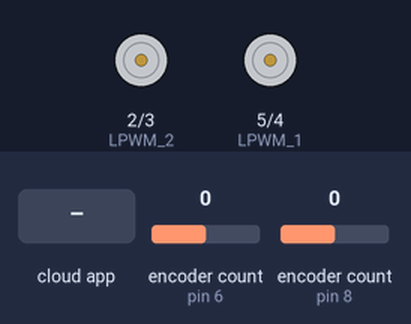
Bench run of a program on a simulated Teensy 4. Shown: motor-driver pin pairs drawn as motors (green arrow = first pin HIGH = forward, orange = second pin HIGH = backward, longer = more drive). Inputs (shaded band) come from the test bench; at power-on: encoder count (sensors on pin 6, pin 8) 0. The ROS host is connected and sends only what is stated.

Above: at 3.2 s.
3.3 s: the phone or cloud app sets linear.x to -100
At 3.8 s:
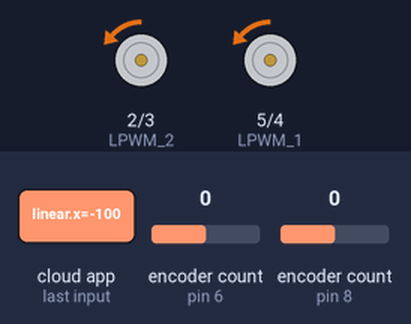
4.8 s: the phone or cloud app sets angular.z to -100
At 6.0 s:
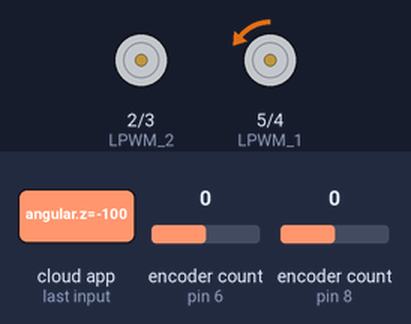
6.3 s: the phone or cloud app sets linear.x to 0
At 7.3 s:
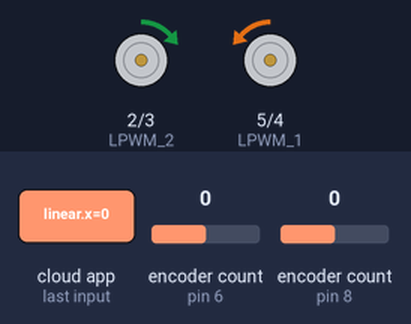
7.8 s: the phone or cloud app sets angular.z to 100
At 8.4 s:
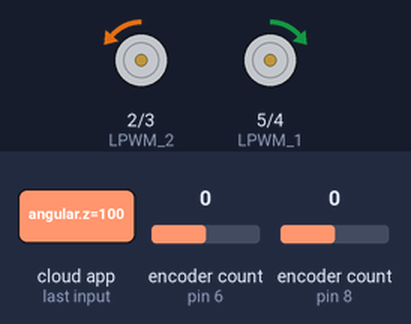
9.3 s: the phone or cloud app sets linear.x to 100
At 9.6 s:
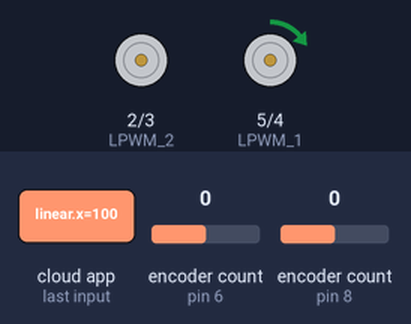
10.8 s: the phone or cloud app sets angular.z to 0
At 11.9 s:
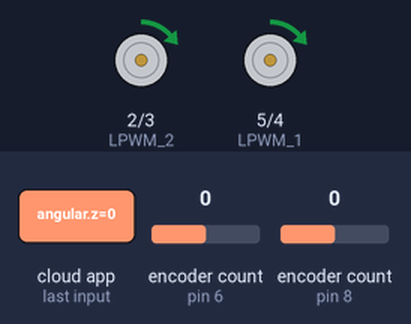
Timing chart, 0 to 13.3 s (numbered marks = the images above; inputs shaded):
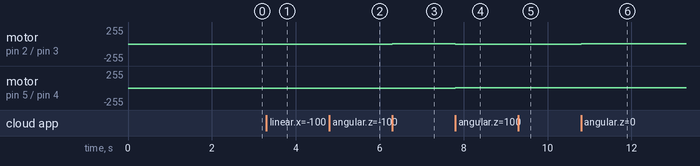

The program:

main.cpp
```cpp
#include <Arduino.h>
#include <Encoder.h>
#include <micro_ros_platformio.h>

#include <rcl/rcl.h>
#include <rclc/rclc.h>
#include <rclc/executor.h>

#include <std_msgs/msg/int32.h>
#include <std_msgs/msg/float32_multi_array.h>
#include <std_msgs/msg/bool.h>
#include <geometry_msgs/msg/twist.h>

#if !defined(MICRO_ROS_TRANSPORT_ARDUINO_SERIAL)
#error This example is only avaliable for Arduino framework with serial transport.
#endif

#define LPWM_1 5
#define RPWM_1 4
#define LPWM_2 2
#define RPWM_2 3


Encoder enc1(6,7);
Encoder enc2(8,9);

rcl_publisher_t encoder_readings_pub_;
rcl_publisher_t check_pub_;

rcl_subscription_t wheel_vel_sub_;
rcl_subscription_t pid_values_sub_;

std_msgs__msg__Float32MultiArray encoder_readings_;
std_msgs__msg__Bool check_;
geometry_msgs__msg__Twist wheel_vel_;
std_msgs__msg__Float32MultiArray pid_values_;

rclc_executor_t executor;
rclc_support_t support;
rcl_allocator_t allocator;

rcl_node_t mc_node;
rcl_timer_t encoder_readings_timer;
rcl_timer_t check_timer;

float linear_vel;
float angular_vel;
float pid_values[4] = {0};

float v1 = 0, v2 = 0;

#define RCCHECK(fn) { rcl_ret_t temp_rc = fn; if((temp_rc != RCL_RET_OK)){error_loop();}}
#define RCSOFTCHECK(fn) { rcl_ret_t temp_rc = fn; if((temp_rc != RCL_RET_OK)){}}

// Error handle loop
void error_loop() {
  while(1) {
    delay(100);
  }
}

void enc_read_callback(rcl_timer_t * timer, int64_t last_call_time) {
  RCLC_UNUSED(last_call_time);
  if (timer != NULL) {
    RCSOFTCHECK(rcl_publish(&encoder_readings_pub_, &encoder_readings_, NULL));
  }
}

void check_callback(rcl_timer_t * timer, int64_t last_call_time) {
  RCLC_UNUSED(last_call_time);
  if (timer != NULL) {
    RCSOFTCHECK(rcl_publish(&check_pub_, &check_, NULL));
  }
}

void wheel_vel_callback(const void * msgin)
{
  if(msgin == NULL){
    return;
  }
  const geometry_msgs__msg__Twist * msg = (const geometry_msgs__msg__Twist *)msgin;

  if(isnan(msg->linear.x) || isnan(msg->angular.z)){
    return;
  }

  linear_vel = msg->linear.x;
  angular_vel = msg->angular.z;
}

void pid_callback(const void * msgin)
{
  if(msgin == NULL){
    return;
  }

  const std_msgs__msg__Float32MultiArray * msg = (const std_msgs__msg__Float32MultiArray *)msgin;

  if((msg->data.data == NULL) || (msg->data.size < 4)){
    return;
  }

  pid_values[0] = msg->data.data[0];
  pid_values[1] = msg->data.data[1];
  pid_values[2] = msg->data.data[2];
  pid_values[3] = msg->data.data[3];
}

void encoderReadings(){
  encoder_readings_.data.data[0] = enc1.read();
  encoder_readings_.data.data[1] = enc2.read();
}

void moveMotors(){
      v1 = linear_vel + angular_vel;
      v2 = linear_vel - angular_vel;

  // if(v1 > 50){
  //   v1 = 50;
  // }
  // if(v2 > 50){
  //   v2 = 50;
  // }

  if(v1 > 0){
    analogWrite(LPWM_1, v1);
    analogWrite(RPWM_1, 0);
  }
  else{
    analogWrite(LPWM_1, 0);
    analogWrite(RPWM_1, abs(v1));
  }

  if(v2 > 0){
    analogWrite(LPWM_2, v2);
    analogWrite(RPWM_2, 0);
  }
  else{
    analogWrite(LPWM_2, 0);
    analogWrite(RPWM_2, abs(v2));
  }
}

void setup() {
  // Configure serial transport
  Serial.begin(115200);
  set_microros_serial_transports(Serial);
  delay(2000);

  pinMode(LPWM_1, OUTPUT);

  allocator = rcl_get_default_allocator();

  //create init_options
  RCCHECK(rclc_support_init(&support, 0, NULL, &allocator));

  // create node
  RCCHECK(rclc_node_init_default(&mc_node, "micro_ros_node", "", &support));

  // create publisher
  RCCHECK(rclc_publisher_init_default(
    &encoder_readings_pub_,
    &mc_node,
    ROSIDL_GET_MSG_TYPE_SUPPORT(std_msgs, msg, Float32MultiArray),
    "wheel_encoders"));

  // create publisher
  RCCHECK(rclc_publisher_init_default(
    &check_pub_,
    &mc_node,
    ROSIDL_GET_MSG_TYPE_SUPPORT(std_msgs, msg, Bool),
    "communication_check"));

  // create subscriber
  RCCHECK(rclc_subscription_init_default(
    &wheel_vel_sub_,
    &mc_node,
    ROSIDL_GET_MSG_TYPE_SUPPORT(geometry_msgs, msg, Twist),
    "cmd_vel"));

  // create subscriber
  RCCHECK(rclc_subscription_init_default(
    &pid_values_sub_,
    &mc_node,
    ROSIDL_GET_MSG_TYPE_SUPPORT(std_msgs, msg, Float32MultiArray),
    "set_pid"));

  // create timer,
  const unsigned int timer_timeout = 1000;
  RCCHECK(rclc_timer_init_default(
    &encoder_readings_timer,
    &support,
    RCL_MS_TO_NS(timer_timeout),
    enc_read_callback));

  // create timer,
  const unsigned int timer_timeout1 = 1000;
  RCCHECK(rclc_timer_init_default(
    &check_timer,
    &support,
    RCL_MS_TO_NS(timer_timeout1),
    check_callback));

  // create executor
  RCCHECK(rclc_executor_init(&executor, &support.context, 4, &allocator));
  RCCHECK(rclc_executor_add_timer(&executor, &encoder_readings_timer));
  RCCHECK(rclc_executor_add_timer(&executor, &check_timer));
  RCCHECK(rclc_executor_add_subscription(&executor, &wheel_vel_sub_, &wheel_vel_, &wheel_vel_callback, ON_NEW_DATA));
  RCCHECK(rclc_executor_add_subscription(&executor, &pid_values_sub_, &pid_values_, &pid_callback, ON_NEW_DATA));

  // encoder_readings_ = { .data = { .data = NULL, .size = 0, .capacity = 0}};
  encoder_readings_.data.size = 2;
  encoder_readings_.data.capacity = 2;
  encoder_readings_.data.data = (float*) malloc(2 * sizeof(float));

  encoder_readings_.data.data[0] = 0;
  encoder_readings_.data.data[1] = 0;

  check_.data = true;
  wheel_vel_ = {};
  // pid_values_ = { .data = { .data = NULL, .size = 0, .capacity = 0}};
  pid_values_.data.size = 4;
  pid_values_.data.capacity = 4;
  pid_values_.data.data = (float*) malloc(4 * sizeof(float));

  pid_values_.data.data[0] = 0;
  pid_values_.data.data[1] = 0;
  pid_values_.data.data[2] = 0;
  pid_values_.data.data[3] = 0;

}

void loop() {
  // delay(100);
  encoderReadings();
  moveMotors();
  RCSOFTCHECK(rclc_executor_spin_some(&executor, RCL_MS_TO_NS(1)));
}
```

Measured:
- after the input at 3.3 s, motor on pin 2 (LPWM_2) / pin 3 (RPWM_2), motor on pin 5 (LPWM_1) / pin 4 (RPWM_1): stopped → backward 1/255 at once
- after the input at 4.8 s, motor on pin 2 (LPWM_2) / pin 3 (RPWM_2): backward 1/255 → stopped at once; motor on pin 5 (LPWM_1) / pin 4 (RPWM_1): backward 1/255 → backward 2/255 at once
- after the input at 6.3 s, motor on pin 2 (LPWM_2) / pin 3 (RPWM_2): stopped → forward 1/255 at once; motor on pin 5 (LPWM_1) / pin 4 (RPWM_1): backward 2/255 → backward 1/255 at once
- after the input at 7.8 s, motor on pin 2 (LPWM_2) / pin 3 (RPWM_2): forward 1/255 → backward 1/255 at once; motor on pin 5 (LPWM_1) / pin 4 (RPWM_1): backward 1/255 → forward 1/255 at once
- after the input at 9.3 s, motor on pin 2 (LPWM_2) / pin 3 (RPWM_2): backward 1/255 → stopped at once; motor on pin 5 (LPWM_1) / pin 4 (RPWM_1): forward 1/255 → forward 2/255 at once
- after the input at 10.8 s, motor on pin 2 (LPWM_2) / pin 3 (RPWM_2): stopped → forward 1/255 at once; motor on pin 5 (LPWM_1) / pin 4 (RPWM_1): forward 2/255 → forward 1/255 at once
